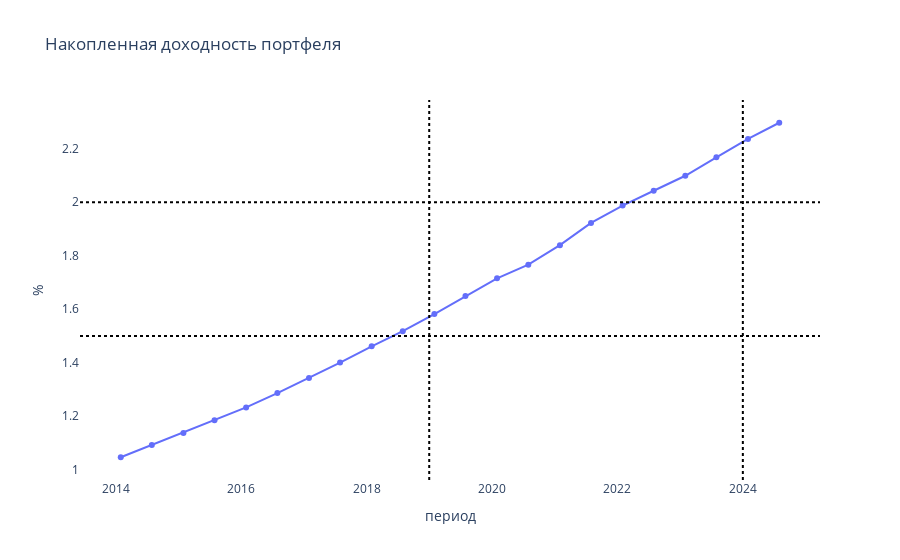

The notebook cell saved with this chart:
### Code cell
sub = data_portfel
sub['fact_proc'] = 1 + sub["fact_income"]/200
sub["fact_cum_proc"] = sub["fact_proc"].cumprod()
sub["fact_cum_percent"] = (sub["fact_proc"].cumprod() - 1) * 100
fig = go.Figure()
fig.add_trace(go.Scatter(y=sub["fact_cum_proc"], x=sub["period"], mode="lines+markers", name="Разница прогнозов, %"))
fig.add_hline(y=1.5, line_color='black', line_width=2, line_dash='dot')
fig.add_hline(y=2, line_color='black', line_width=2, line_dash='dot')
fig.add_vline(x='2019-01-01', line_color='black', line_width=2, line_dash='dot')
fig.add_vline(x='2024-01-01', line_color='black', line_width=2, line_dash='dot')
fig.update_layout(
        title="Накопленная доходность портфеля",
        xaxis_title="период",
        yaxis_title="%",
        plot_bgcolor="white",
        xaxis=dict(showgrid=True),
        yaxis=dict(showgrid=True),
    )
fig.show()

### Figure 1 — Plotly figure (JSON) as saved in the notebook; plotly's stock layout.template omitted (floating-point values rounded to 4 significant figures)
{"data": [{"mode": "lines+markers", "name": "Разница прогнозов, %", "type": "scatter", "x": ["2014-01-31", "2014-07-31", "2015-01-31", "2015-07-31", "2016-01-31", "2016-07-31", "2017-01-31", "2017-07-31", "2018-01-31", "2018-07-31", "2019-01-31", "2019-07-31", "2020-01-31", "2020-07-31", "2021-01-31", "2021-07-31", "2022-01-31", "2022-07-31", "2023-01-31", "2023-07-31", "2024-01-31", "2024-07-31"], "y": [1.047, 1.093, 1.137, 1.186, 1.233, 1.287, 1.343, 1.401, 1.462, 1.518, 1.582, 1.65, 1.716, 1.766, 1.84, 1.923, 1.987, 2.043, 2.099, 2.168, 2.236, 2.297]}], "layout": {"plot_bgcolor": "white", "shapes": [{"line": {"color": "black", "dash": "dot", "width": 2}, "type": "line", "x0": 0, "x1": 1, "xref": "x domain", "y0": 1.5, "y1": 1.5, "yref": "y"}, {"line": {"color": "black", "dash": "dot", "width": 2}, "type": "line", "x0": 0, "x1": 1, "xref": "x domain", "y0": 2, "y1": 2, "yref": "y"}, {"line": {"color": "black", "dash": "dot", "width": 2}, "type": "line", "x0": "2019-01-01", "x1": "2019-01-01", "xref": "x", "y0": 0, "y1": 1, "yref": "y domain"}, {"line": {"color": "black", "dash": "dot", "width": 2}, "type": "line", "x0": "2024-01-01", "x1": "2024-01-01", "xref": "x", "y0": 0, "y1": 1, "yref": "y domain"}], "title": {"text": "Накопленная доходность портфеля"}, "xaxis": {"showgrid": true, "title": {"text": "период"}}, "yaxis": {"showgrid": true, "title": {"text": "%"}}}}
